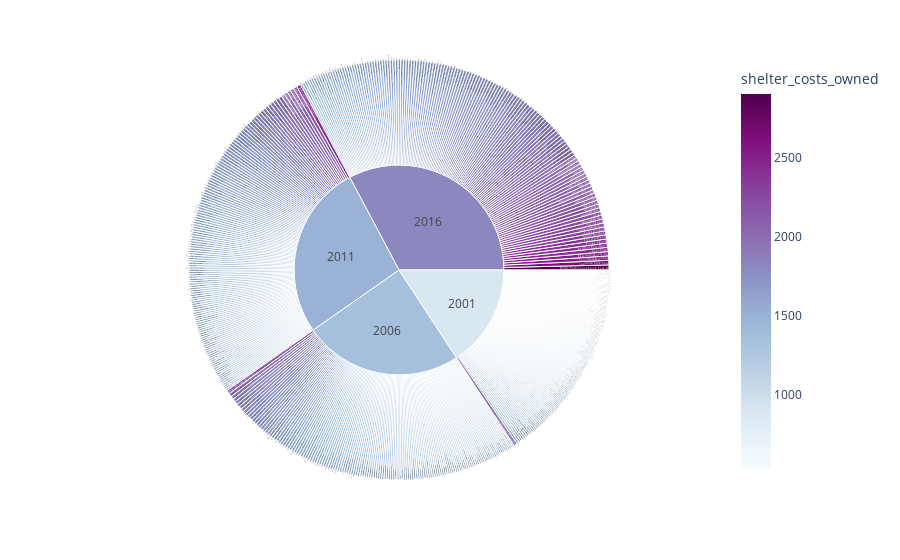

Notebook cell for this chart:
### Code cell
# Create the sunburst chart
fig = px.sunburst(most_expensive_homes,path=['year','neighbourhood'],
                  values='shelter_costs_owned',
                  color = 'shelter_costs_owned',
                  hover_data=['shelter_costs_owned', 'shelter_costs_rented'],
                  color_continuous_scale='bupu',
                  )

fig.show()

### Figure 1 — Plotly figure (JSON) as saved in the notebook; plotly's stock layout.template omitted (floating-point values rounded to 4 significant figures; data arrays with more than 128 entries replaced by an {"elided": "..."} marker saying what was removed)
{"data": [{"branchvalues": "total", "customdata": {"elided": "564x3 mixed values"}, "domain": {"x": [0, 1], "y": [0, 1]}, "hovertemplate": "labels=%{label}<br>shelter_costs_owned_sum=%{value}<br>parent=%{parent}<br>id=%{id}<br>shelter_costs_owned=%{color}<br>shelter_costs_rented=%{customdata[1]}<extra></extra>", "ids": {"elided": "564 str values"}, "labels": {"elided": "564 str values"}, "marker": {"coloraxis": "coloraxis", "colors": {"elided": "564 float values"}}, "name": "", "parents": {"elided": "564 str values"}, "type": "sunburst", "values": {"elided": "564 int values"}}], "layout": {"coloraxis": {"colorbar": {"title": {"text": "shelter_costs_owned"}}, "colorscale": [[0, "rgb(247,252,253)"], [0.125, "rgb(224,236,244)"], [0.25, "rgb(191,211,230)"], [0.375, "rgb(158,188,218)"], [0.5, "rgb(140,150,198)"], [0.625, "rgb(140,107,177)"], [0.75, "rgb(136,65,157)"], [0.875, "rgb(129,15,124)"], [1, "rgb(77,0,75)"]]}, "legend": {"tracegroupgap": 0}, "margin": {"t": 60}}}
